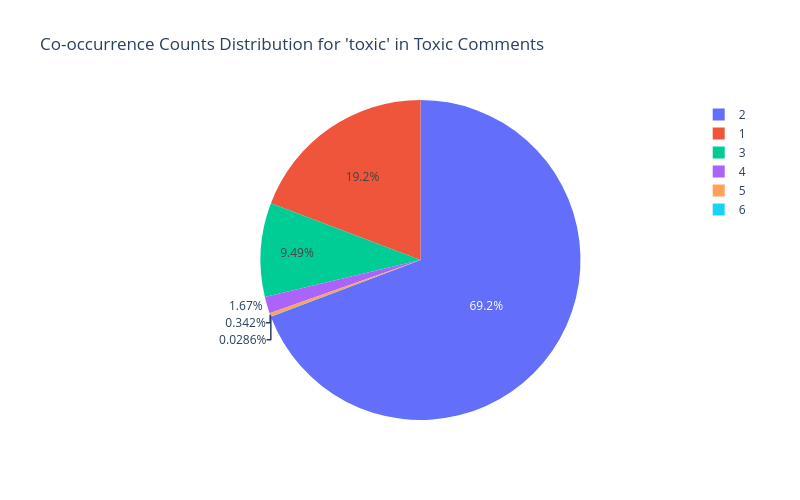
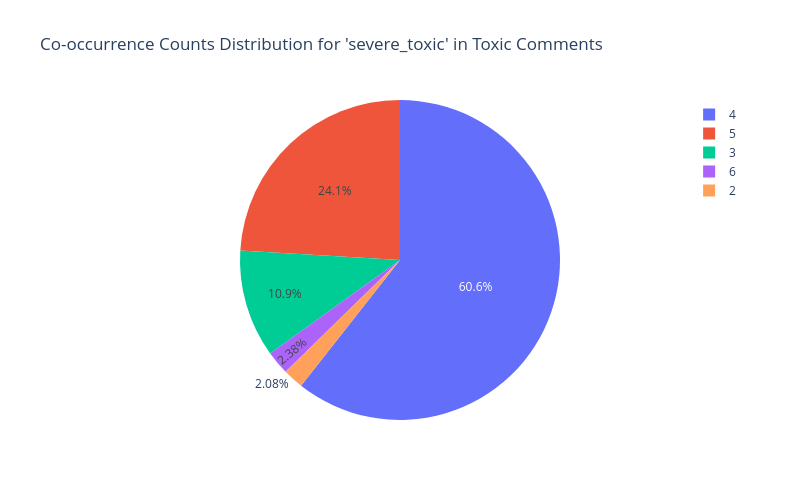
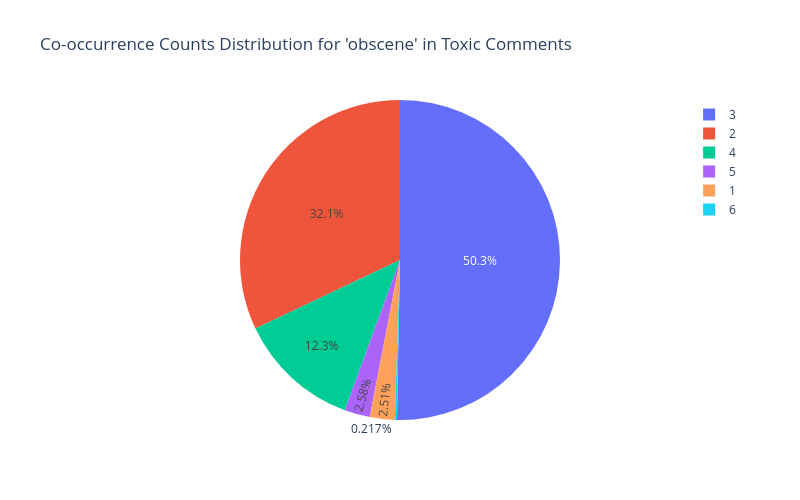
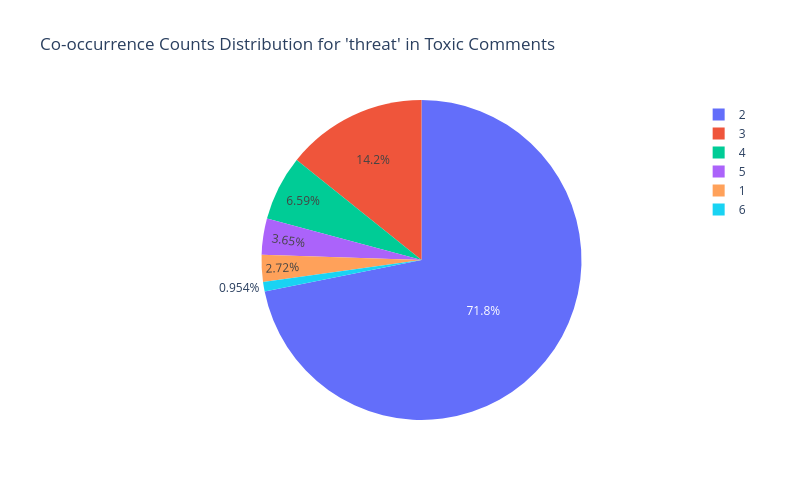

The cell these charts' notebook holds for them, in order:
### Code cell
for col in toxicity_columns:
    cat_df = df[df[col] == 1]
    cooccurrence_counts = cat_df["label_count"].value_counts().sort_index()
    
    fig = px.pie(cooccurrence_counts, values=cooccurrence_counts.values, names=cooccurrence_counts.index, title=f"Co-occurrence Counts Distribution for '{col}' in Toxic Comments", width=800, height=500)
    fig.show()

### Figure 1 — Plotly figure (JSON) as saved in the notebook; plotly's stock layout.template omitted (floating-point values rounded to 4 significant figures)
{"data": [{"domain": {"x": [0, 1], "y": [0, 1]}, "hovertemplate": "label_count=%{label}<br>value=%{value}<extra></extra>", "labels": [1, 2, 3, 4, 5, 6], "legendgroup": "", "name": "", "showlegend": true, "type": "pie", "values": [31563, 113634, 15578, 2740, 562, 47]}], "layout": {"height": 500, "legend": {"tracegroupgap": 0}, "title": {"text": "Co-occurrence Counts Distribution for 'toxic' in Toxic Comments"}, "width": 800}}

### Figure 2 — Plotly figure (JSON) as saved in the notebook; plotly's stock layout.template omitted (floating-point values rounded to 4 significant figures)
{"data": [{"domain": {"x": [0, 1], "y": [0, 1]}, "hovertemplate": "label_count=%{label}<br>value=%{value}<extra></extra>", "labels": [2, 3, 4, 5, 6], "legendgroup": "", "name": "", "showlegend": true, "type": "pie", "values": [41, 215, 1197, 475, 47]}], "layout": {"height": 500, "legend": {"tracegroupgap": 0}, "title": {"text": "Co-occurrence Counts Distribution for 'severe_toxic' in Toxic Comments"}, "width": 800}}

### Figure 3 — Plotly figure (JSON) as saved in the notebook; plotly's stock layout.template omitted (floating-point values rounded to 4 significant figures)
{"data": [{"domain": {"x": [0, 1], "y": [0, 1]}, "hovertemplate": "label_count=%{label}<br>value=%{value}<extra></extra>", "labels": [1, 2, 3, 4, 5, 6], "legendgroup": "", "name": "", "showlegend": true, "type": "pie", "values": [543, 6941, 10892, 2672, 559, 47]}], "layout": {"height": 500, "legend": {"tracegroupgap": 0}, "title": {"text": "Co-occurrence Counts Distribution for 'obscene' in Toxic Comments"}, "width": 800}}

### Figure 4 — Plotly figure (JSON) as saved in the notebook; plotly's stock layout.template omitted (floating-point values rounded to 4 significant figures)
{"data": [{"domain": {"x": [0, 1], "y": [0, 1]}, "hovertemplate": "label_count=%{label}<br>value=%{value}<extra></extra>", "labels": [1, 2, 3, 4, 5, 6], "legendgroup": "", "name": "", "showlegend": true, "type": "pie", "values": [134, 3541, 702, 325, 180, 47]}], "layout": {"height": 500, "legend": {"tracegroupgap": 0}, "title": {"text": "Co-occurrence Counts Distribution for 'threat' in Toxic Comments"}, "width": 800}}
